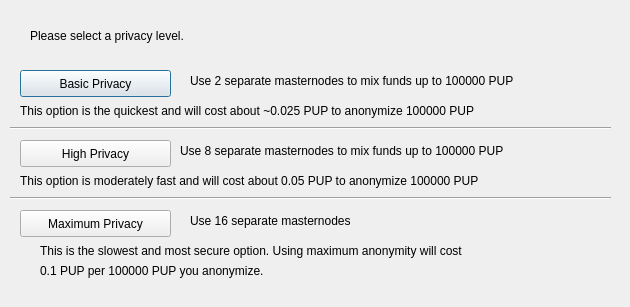
<?xml version="1.0" encoding="UTF-8"?>
<ui version="4.0">
 <class>ObfuscationConfig</class>
 <widget class="QDialog" name="ObfuscationConfig">
  <property name="geometry">
   <rect>
    <x>0</x>
    <y>0</y>
    <width>630</width>
    <height>307</height>
   </rect>
  </property>
  <property name="windowTitle">
   <string>Configure Obfuscation</string>
  </property>
  <widget class="QPushButton" name="buttonBasic">
   <property name="geometry">
    <rect>
     <x>20</x>
     <y>70</y>
     <width>151</width>
     <height>27</height>
    </rect>
   </property>
   <property name="text">
    <string>Basic Privacy</string>
   </property>
  </widget>
  <widget class="QPushButton" name="buttonHigh">
   <property name="geometry">
    <rect>
     <x>20</x>
     <y>140</y>
     <width>151</width>
     <height>27</height>
    </rect>
   </property>
   <property name="text">
    <string>High Privacy</string>
   </property>
  </widget>
  <widget class="QPushButton" name="buttonMax">
   <property name="geometry">
    <rect>
     <x>20</x>
     <y>210</y>
     <width>151</width>
     <height>27</height>
    </rect>
   </property>
   <property name="text">
    <string>Maximum Privacy</string>
   </property>
  </widget>
  <widget class="QLabel" name="label">
   <property name="geometry">
    <rect>
     <x>30</x>
     <y>20</y>
     <width>571</width>
     <height>31</height>
    </rect>
   </property>
   <property name="text">
    <string>Please select a privacy level.</string>
   </property>
  </widget>
  <widget class="QLabel" name="label_2">
   <property name="geometry">
    <rect>
     <x>190</x>
     <y>70</y>
     <width>421</width>
     <height>21</height>
    </rect>
   </property>
   <property name="text">
    <string>Use 2 separate masternodes to mix funds up to 100000 PUP</string>
   </property>
  </widget>
  <widget class="QLabel" name="label_3">
   <property name="geometry">
    <rect>
     <x>180</x>
     <y>140</y>
     <width>421</width>
     <height>21</height>
    </rect>
   </property>
   <property name="text">
    <string>Use 8 separate masternodes to mix funds up to 100000 PUP</string>
   </property>
  </widget>
  <widget class="QLabel" name="label_4">
   <property name="geometry">
    <rect>
     <x>190</x>
     <y>210</y>
     <width>421</width>
     <height>21</height>
    </rect>
   </property>
   <property name="text">
    <string>Use 16 separate masternodes</string>
   </property>
  </widget>
  <widget class="QLabel" name="label_6">
   <property name="geometry">
    <rect>
     <x>20</x>
     <y>100</y>
     <width>591</width>
     <height>21</height>
    </rect>
   </property>
   <property name="text">
    <string>This option is the quickest and will cost about ~0.025 PUP to anonymize 100000 PUP</string>
   </property>
  </widget>
  <widget class="QLabel" name="label_7">
   <property name="geometry">
    <rect>
     <x>20</x>
     <y>170</y>
     <width>591</width>
     <height>21</height>
    </rect>
   </property>
   <property name="text">
    <string>This option is moderately fast and will cost about 0.05 PUP to anonymize 100000 PUP</string>
   </property>
  </widget>
  <widget class="QLabel" name="label_8">
   <property name="geometry">
    <rect>
     <x>40</x>
     <y>240</y>
     <width>561</width>
     <height>21</height>
    </rect>
   </property>
   <property name="text">
    <string>This is the slowest and most secure option. Using maximum anonymity will cost</string>
   </property>
  </widget>
  <widget class="QLabel" name="label_9">
   <property name="geometry">
    <rect>
     <x>40</x>
     <y>260</y>
     <width>561</width>
     <height>21</height>
    </rect>
   </property>
   <property name="text">
    <string>0.1 PUP per 100000 PUP you anonymize.</string>
   </property>
  </widget>
  <widget class="Line" name="line">
   <property name="geometry">
    <rect>
     <x>10</x>
     <y>120</y>
     <width>601</width>
     <height>16</height>
    </rect>
   </property>
   <property name="orientation">
    <enum>Qt::Horizontal</enum>
   </property>
  </widget>
  <widget class="Line" name="line_2">
   <property name="geometry">
    <rect>
     <x>10</x>
     <y>190</y>
     <width>601</width>
     <height>16</height>
    </rect>
   </property>
   <property name="orientation">
    <enum>Qt::Horizontal</enum>
   </property>
  </widget>
 </widget>
 <resources/>
 <connections/>
</ui>
